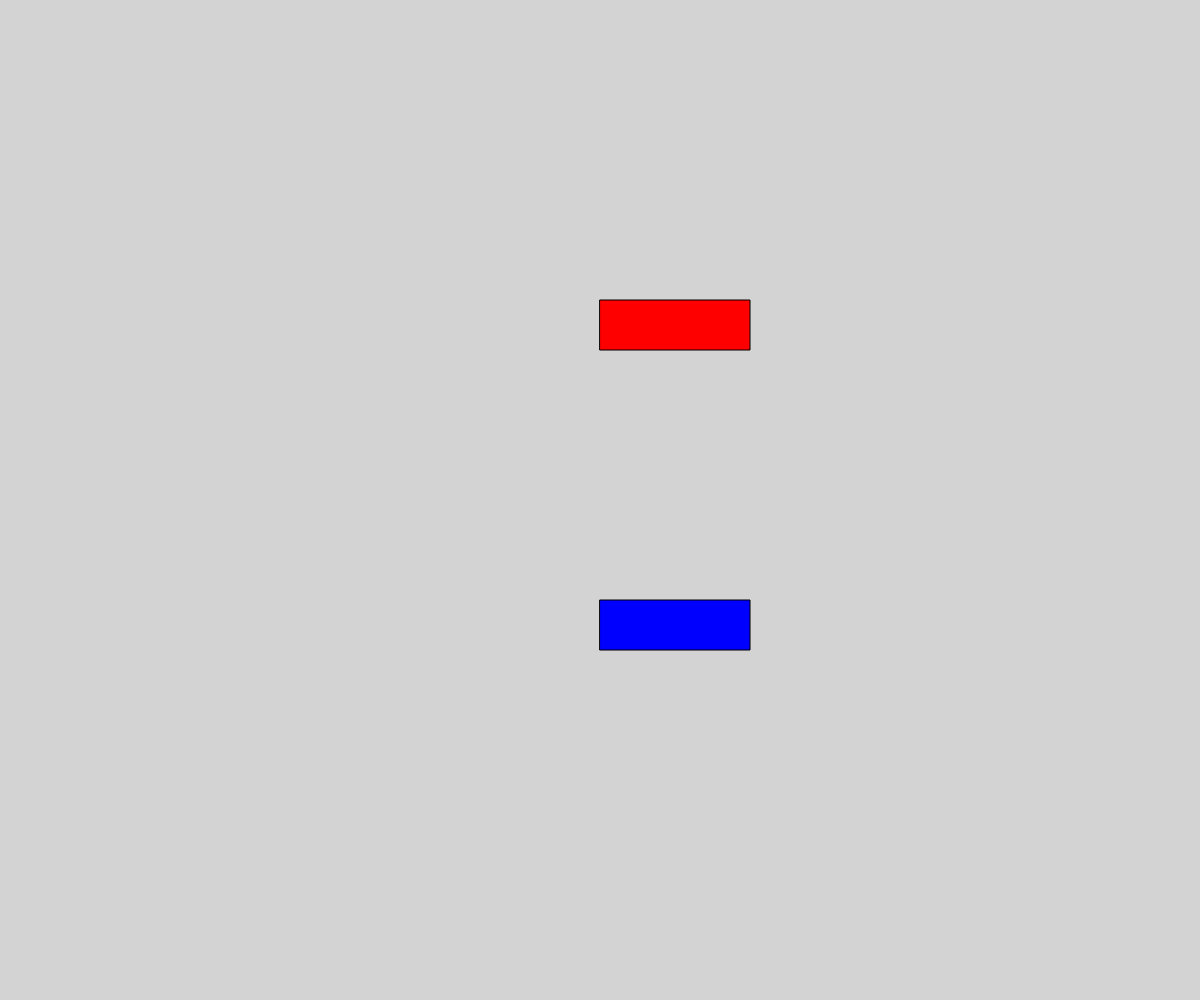
Frame 1 (no input)
Frame 60 (no input): identical to frame 1, image omitted
Frame 120 (the mouse pressed at the canvas centre since frame 60): identical to frame 1, image omitted

The p5.js sketch that drew this single still picture (run headless with seeded random() and noise() and a simulated clock; from frame 60 on, the mouse is pressed at the canvas centre):

// p5.js sketch
// ── sketch.js
// Button OOP
// Saabir Yousuf
// Nov. 21st, 2022

let button1;
let button2;
let backgroundColor = "lightgray";

class Button {
  constructor(x, y, color) {
    this.x = x;
    this.y = y;
    this.width = 150;
    this.height = 50;
    this.color = color;
    this.hoverColor = "gray";
  }

  display() {
    if (this.isInside(mouseX, mouseY)) {
      fill(this.hoverColor);
    }

    else {
      fill(this.color);
    }
    
    rect(this.x, this.y, this.width, this.height);
  }

  isInside(x, y) {
    let leftSide = this.x;
    let rightSide = this.x + this.width;
    let topSide = this.y;
    let bottomSide = this.y + this.height;

    return x > leftSide && x < rightSide && y > topSide && y < bottomSide;
  }
}

function setup() {
  createCanvas(windowWidth, windowHeight);
  button1 = new Button(windowWidth/2, windowHeight*0.3, "red");
  button2 = new Button(windowWidth/2, windowHeight*0.6, "blue");

}

function draw() {
  background(backgroundColor);
  button1.display();
  button2.display();
}

function mousePressed() {
  if(button1.isInside(mouseX, mouseY)) {
    backgroundColor = "red";
  }
  if (button2.isInside(mouseX, mouseY)) {
    backgroundColor = "blue";
  }
}
